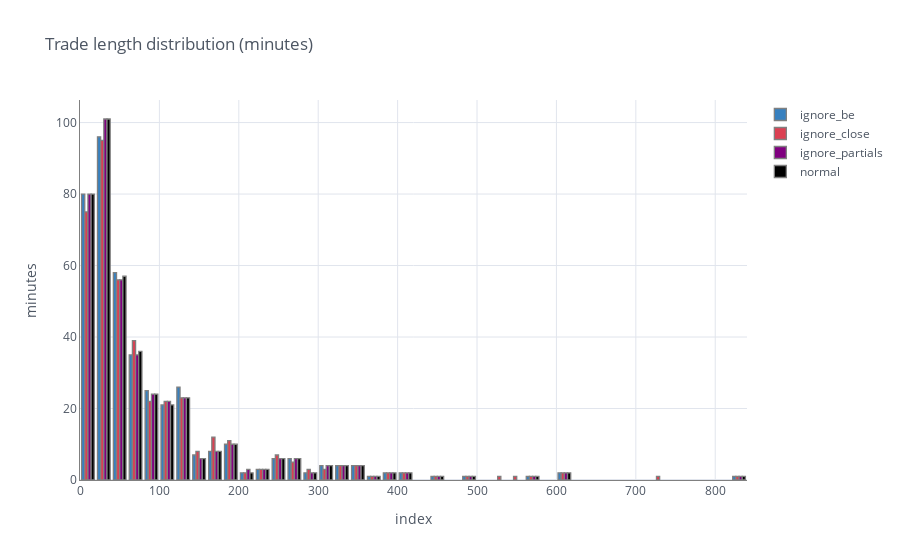

Notebook cell for this chart:
### Code cell
df = get_attr_multi(multi, 'close')
df = df.apply(lambda x: (x-df.index).dt.total_seconds()/60).reset_index().drop('open', axis=1)
df.iplot(kind='hist', barmode='group', title='Trade length distribution (minutes)', yTitle='minutes', 
    xTitle='index', opacity=1, colors='blue red purple black'.split(' '), linecolor='grey')
del df

### Figure 1 — Plotly figure (JSON) as saved in the notebook; plotly's stock layout.template omitted (floating-point values rounded to 4 significant figures; data arrays with more than 128 entries replaced by an {"elided": "..."} marker saying what was removed)
{"data": [{"histfunc": "count", "histnorm": "", "marker": {"color": "rgba(55, 128, 191, 1.0)", "line": {"color": "#808080", "width": 1.3}}, "name": "ignore_be", "opacity": 1, "orientation": "v", "type": "histogram", "x": {"elided": "408 float values"}}, {"histfunc": "count", "histnorm": "", "marker": {"color": "rgba(219, 64, 82, 1.0)", "line": {"color": "#808080", "width": 1.3}}, "name": "ignore_close", "opacity": 1, "orientation": "v", "type": "histogram", "x": {"elided": "408 float values"}}, {"histfunc": "count", "histnorm": "", "marker": {"color": "rgba(128, 0, 128, 1.0)", "line": {"color": "#808080", "width": 1.3}}, "name": "ignore_partials", "opacity": 1, "orientation": "v", "type": "histogram", "x": {"elided": "408 float values"}}, {"histfunc": "count", "histnorm": "", "marker": {"color": "rgba(0, 0, 0, 1.0)", "line": {"color": "#808080", "width": 1.3}}, "name": "normal", "opacity": 1, "orientation": "v", "type": "histogram", "x": {"elided": "408 float values"}}], "layout": {"barmode": "group", "legend": {"bgcolor": "#FFFFFF", "font": {"color": "#4D5663"}}, "paper_bgcolor": "#FFFFFF", "plot_bgcolor": "#FFFFFF", "title": {"font": {"color": "#4D5663"}, "text": "Trade length distribution (minutes)"}, "xaxis": {"gridcolor": "#E1E5ED", "linecolor": "grey", "showgrid": true, "tickfont": {"color": "#4D5663"}, "title": {"font": {"color": "#4D5663"}, "text": "index"}, "zerolinecolor": "#E1E5ED"}, "yaxis": {"gridcolor": "#E1E5ED", "linecolor": "grey", "showgrid": true, "tickfont": {"color": "#4D5663"}, "title": {"font": {"color": "#4D5663"}, "text": "minutes"}, "zerolinecolor": "#E1E5ED"}}}
